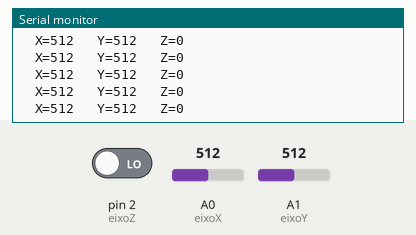
This sketch was run on a simulated Arduino Uno, built with avr-gcc and run on an emulated ATmega328P. On the bench: the last lines printed to the serial monitor. Inputs (shaded band) come from the test bench; at power-on: A0 (eixoX) = 512, A1 (eixoY) = 512, pin 2 (eixoZ) LOW.

Above: at 1.2 s.
1.3 s: A0 (eixoX) set to 716
At 1.56 s:
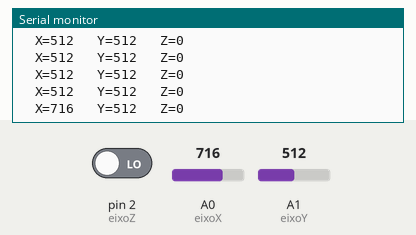
2.8 s: A1 (eixoY) set to 716
At 2.97 s:
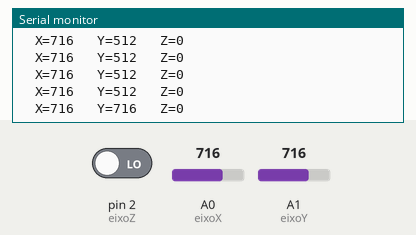
4.3 s: pin 2 (eixoZ) driven HIGH
At 4.57 s:
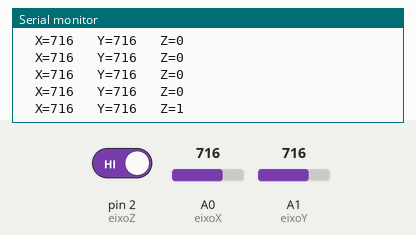
5.8 s: A0 (eixoX) set to 900
At 5.98 s:
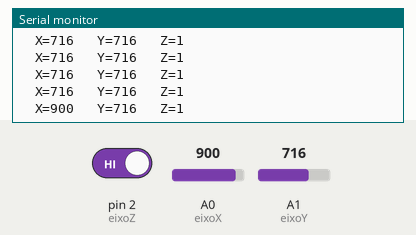
7.3 s: A1 (eixoY) set to 900
At 7.38 s:
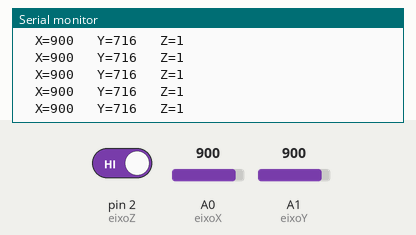
8.8 s: pin 2 (eixoZ) driven LOW
At 8.99 s:
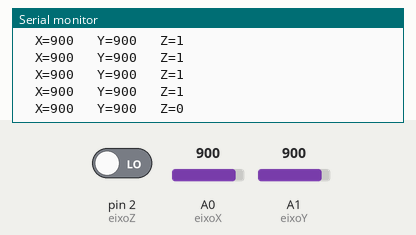
Timing chart, 0 to 11.3 s (numbered marks = the images above; inputs shaded):
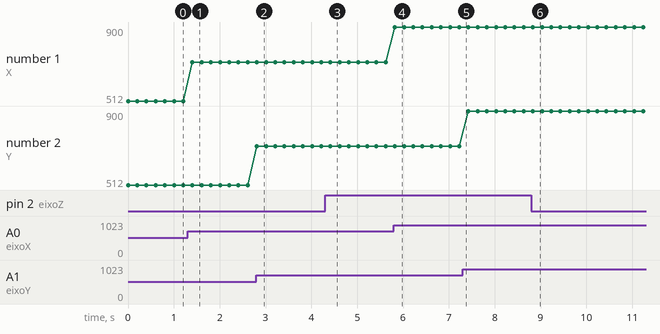

The sketch:

Joy.ino
```cpp
/*
Projeto Arduino - Como ligar um joystick no Arduino
----------------------------------------
--=<| www.ComoFazerAsCoisas.com.br |>=--
----------------------------------------
*/

//Variável que armazena a posição lida
//nos eixos do joystick
int joystick = 0;

//Atribuindo o pino analógico A0 a variável eixoX
int eixoX = A0;

//Atribuindo o pino analógico A1 a variável eixoY
int eixoY = A1;

//Atribuindo o pino digital 2 a variável eixoZ
int eixoZ = 2;

void setup() {
  //Definindo eixoZ como um pino de entrada
  pinMode(eixoZ, INPUT);

  //Ativando o Serial Monitor que exibirá os
  //valores lidos no Joystick
  Serial.begin(9600);
}

void loop() {
  //Lê o valor do eixoX
  joystick = analogRead(eixoX);

  //imprime o valor do eixoX
  Serial.print("  X=");
  Serial.print(joystick);

  //Lê o valor do eixoY
  joystick = analogRead(eixoY);

  //imprime o valor do eixoY
  Serial.print("   Y=");
  Serial.print(joystick);

  //Lê o valor do eixoZ
  joystick = digitalRead(eixoZ);

  //imprime o valor do eixoZ
  Serial.print("   Z=");
  Serial.println(joystick);

  //espera 200 milisegundos.
  //Se vc quiser aumentar a velocidade
  //de leitura dos valores do joystick
  //diminua o tempo de espera. Ex: delay(100);
  delay(200);
}
```

Measured:
- after the input at 1.3 s, the serial monitor: prints a new line after 0.11 s (image 1)
- after the input at 2.8 s, the serial monitor: prints a new line at once (image 2)
- after the input at 4.3 s, the serial monitor: prints a new line after 0.12 s (image 3)
- after the input at 5.8 s, the serial monitor: prints a new line at once (image 4)
- after the input at 8.8 s, the serial monitor: prints a new line at once (image 6)
- plotted number 1: 512 → 716 after the input at 1.3 s, 716 → 900 after the input at 5.8 s
